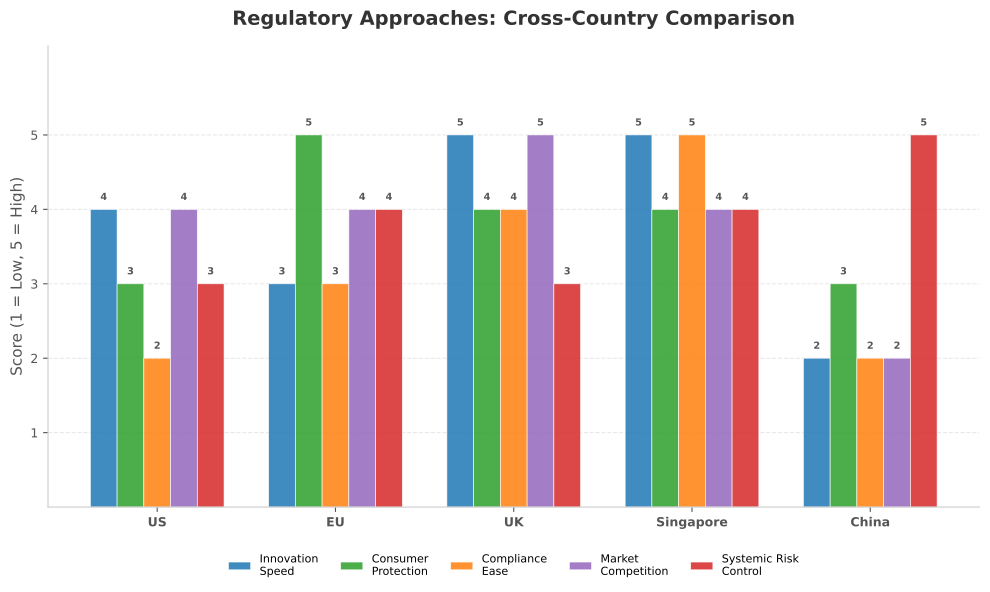

The script that saved this image:
"""
Figure 01: Regulatory Approaches Comparison
Grouped bar chart comparing 5 countries across 5 regulatory dimensions
with illustrative scores from 1-5, color-coded by dimension.
"""
import sys
import os
sys.path.insert(0, os.path.join(os.path.dirname(__file__), '..', '..', '_shared'))

import matplotlib
matplotlib.use('Agg')
import matplotlib.pyplot as plt
import matplotlib.patches as mpatches
import numpy as np

try:
    from chart_styles import V4_COLORS, apply_v4_style, save_chart
except ImportError:
    V4_COLORS = {
        'MLPURPLE': '#9467BD', 'MLBLUE': '#1F77B4', 'MLRED': '#D62728',
        'MLORANGE': '#FF7F0E', 'MLGREEN': '#2CA02C', 'MLGRAY': '#7F7F7F',
        'MLTEAL': '#0D7377', 'MLCYAN': '#14BDEB', 'MLYELLOW': '#BCBD22',
        'MLPINK': '#E377C2', 'MLBROWN': '#8C564B',
    }
    def apply_v4_style(ax, title='', xlabel='', ylabel=''):
        ax.set_title(title, fontsize=14, fontweight='bold', pad=15, color='#333333')
        if xlabel: ax.set_xlabel(xlabel, fontsize=11, color='#555555')
        if ylabel: ax.set_ylabel(ylabel, fontsize=11, color='#555555')
        ax.spines['top'].set_visible(False)
        ax.spines['right'].set_visible(False)
        ax.spines['left'].set_color('#CCCCCC')
        ax.spines['bottom'].set_color('#CCCCCC')
        ax.tick_params(colors='#555555', labelsize=9)
        ax.set_facecolor('white')
        return ax
    def save_chart(fig, filename='chart.pdf', dpi=300):
        fig.tight_layout()
        fig.savefig(filename, format='pdf', bbox_inches='tight', dpi=dpi, facecolor='white')
        plt.close(fig)
        print(f'Saved: {filename}')

CHART_METADATA = {
    'title': 'Regulatory Approaches Comparison',
    'type': 'comparison_bar',
    'section': 'Regulatory Landscape',
    'lecture_number': 4,
}

np.random.seed(42)

countries = ['US', 'EU', 'UK', 'Singapore', 'China']
dimensions = ['Innovation\nSpeed', 'Consumer\nProtection', 'Compliance\nEase',
              'Market\nCompetition', 'Systemic Risk\nControl']

# Illustrative scores (1-5)
scores = np.array([
    [4, 3, 2, 4, 3],  # US
    [3, 5, 3, 4, 4],  # EU
    [5, 4, 4, 5, 3],  # UK
    [5, 4, 5, 4, 4],  # Singapore
    [2, 3, 2, 2, 5],  # China
])

dim_colors = [
    V4_COLORS['MLBLUE'], V4_COLORS['MLGREEN'], V4_COLORS['MLORANGE'],
    V4_COLORS['MLPURPLE'], V4_COLORS['MLRED'],
]

fig, ax = plt.subplots(1, 1, figsize=(10, 6))
fig.patch.set_facecolor('white')

x = np.arange(len(countries))
n_dims = len(dimensions)
bar_width = 0.15
offsets = np.arange(n_dims) - (n_dims - 1) / 2

for i, (dim, color) in enumerate(zip(dimensions, dim_colors)):
    positions = x + offsets[i] * bar_width
    bars = ax.bar(positions, scores[:, i], bar_width, label=dim,
                  color=color, alpha=0.85, edgecolor='white', linewidth=0.5)
    for bar, val in zip(bars, scores[:, i]):
        ax.text(bar.get_x() + bar.get_width() / 2, bar.get_height() + 0.1,
                str(val), ha='center', va='bottom', fontsize=7, color='#555555',
                fontweight='bold')

ax.set_xticks(x)
ax.set_xticklabels(countries, fontsize=10, fontweight='bold')
ax.set_ylim(0, 6.2)
ax.set_yticks([1, 2, 3, 4, 5])
ax.yaxis.grid(True, alpha=0.3, linestyle='--')
ax.set_axisbelow(True)

apply_v4_style(ax, title='Regulatory Approaches: Cross-Country Comparison',
               ylabel='Score (1 = Low, 5 = High)')

ax.legend(loc='upper center', bbox_to_anchor=(0.5, -0.08), ncol=5,
          fontsize=8, frameon=False)

output_path = os.path.join(os.path.dirname(__file__), 'chart.pdf')
save_chart(fig, output_path)
